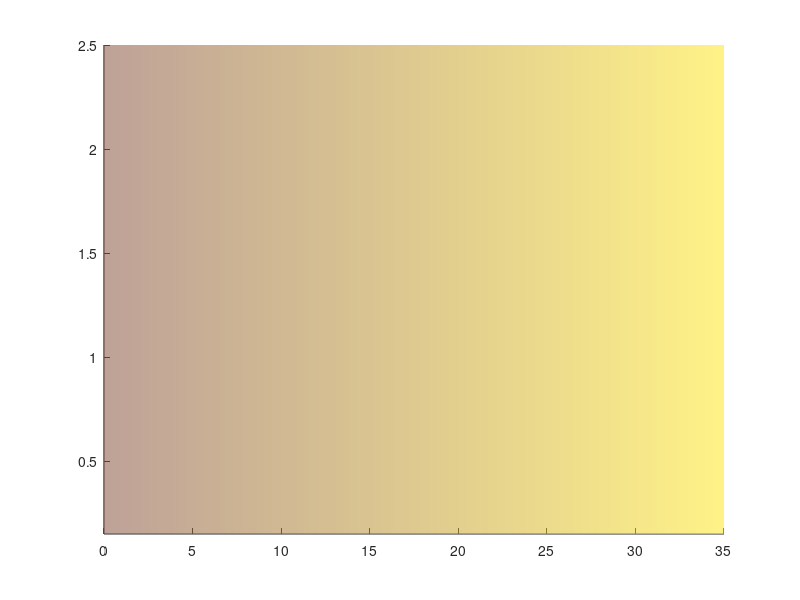

This chart was generated by the following MATLAB code: (Note: this script raises an error after producing the figure.)
%/----------------------------------X------------------------------------/%
%Sam Lowe, ACES (SU) 2019: Plotting Figure 5, Lowe et al. 2019, Nat. Comms
%Latine hypercube model dispersion
%/----------------------------------X------------------------------------/%
close all; clear all
%function [] = RelDisp_Plot_LHS(pindex, titstr)

PAR.MIN(1, :)    = [150,  15.5, 1.4,  60,  70,  1.4,  0.05, 0.05, 0.05, 0.16, 30];
PAR.MAX(1, :)    = [600,  23.5, 1.8,  250, 100, 1.8,  0.40, 0.40, 2.40, 0.30, 50];
PAR.MIN(2, :)    = [450,  16,   1.55, 215, 75,  1.4,  0.60, 0.60, 0.05, 0.16, 30];
PAR.MAX(2, :)    = [1600, 32,   1.9,  690, 105, 1.75, 0.71, 0.71, 2.40, 0.30, 50];
NPARS            = size(PAR.MAX,2);
PAR_HS_RANGE     = zeros(2,NPARS); PAR_RANGE        = zeros(2,NPARS);
CDNC_THRESHOLDS  = [25, 28, 39];   %CDNC % change for albedo ehancement 5%
NSAMP            = 500;
OUTPUT_STRING{1} = '5000_Marine_OPTICS_LHSOUTPUT.mat';
OUTPUT_STRING{2} = 'REV_HYY_5000_Boreal_OPTICS_LHSOUTPUT.mat';
titles{1}        = '\rm a) Marine';  titles{2}        = '\rm b) Boreal';
UNIT_CONV        = [1e6, 1e-3, 1, 1e6, 1e-3, 1, 1, 1, 1, 1e-9, 1e-3 ];
UNIT_CONV        = repmat(UNIT_CONV, NSAMP, 1);
BARWIDTH         = 1.5;
LINW             = 2.5;
NSAMP            = 100;
HIST_NBIN        = 15;
STYLE            = 'stairs';
cpsz             = [20 20];
ALPHABET         = char(97:122); MKER = 'os';
bwidth           = 2;
alpha            = 0.55;        %Back ground transparency
EPS_SURF         = [0.7, 0.3]; %Global fraction surface coverage (marine, continental)
EPS_CLOUD        = [0.7, 0.5]; %Cloud fraction over surface (marine, continental)
XTickLabsFull    = {'     Maximum * supersaturation';...
                    'Smallest activated *         dry size';...
                    '       Cloud droplet * number concentration';...
                    'Liquid water *       path';...
                    'Cloud optical *    thickness';
                    'Cloud-top *   albedo'; '         Shortwave cloud * radiative effect differential'};
PRCS             = 95;         %Percentile for spread metric (and 100 - PRCS)
%Function for replacing "*" with newline for axis labels (XTickLabsFull)
labels           = cellfun(@(x) strrep(x,'*','\newline'), XTickLabsFull,'UniformOutput',false);
COLORS           = [0 0 1; 0 0.67 0.10]; 
COLORS           = [0 0 1; 0 0.77 0.15]; 
YLIMS            = [0.15 2.5]; 
XLIMS            = [0 35];


figure(1); %subplot(5,1,pindex)
patch([-20 XLIMS(2) XLIMS(2) -20], [YLIMS(1) YLIMS(1) YLIMS(2) YLIMS(2)],...
      [-20 XLIMS(2) XLIMS(2) -20], 'FaceColor','interp','EdgeColor','none',...
      'FaceAlpha',alpha); hold on; xlim(XLIMS); ylim(YLIMS)
      colormap(gca,cmocean('balance','Pivot',18))
l1 = line(XLIMS, [1 1]); set(l1,'Linewidth',1.2,'Color',[1 1 1]*0.5, 'Linestyle','-')

t = text(0.8,1.705,'Microphysical','FontSize',14,'FontWeight','bold');
[Xf, Yf] = ds2nfu(gca, [9 19], [1.7125 1.7125]); 
annotation('arrow', Xf,Yf)

t = text(19.5,1.705,'Cloud','FontSize',14,'FontWeight','bold');
[Xf, Yf] = ds2nfu(gca, [23 30.5], [1.7125 1.7125]); 
annotation('arrow', Xf,Yf)

t = text(31,1.705,'Global','FontSize',14,'FontWeight','bold');

t = text(15.5,1.7,['Columnar' newline 'integration'],'FontSize',12,...
        'FontWeight','bold','HorizontalAlignment','Center','Color',[0 0.45 0.74]);
t = text(25.75,1.7,['Droplet' newline 'scattering'],'FontSize',12,...
        'FontWeight','bold','HorizontalAlignment','Center','Color',[0.64 0.08 0.18]);

for ienv = 1:2
clear OUTPUT
    %Load LHS output-------------------------------------------------------
    load(OUTPUT_STRING{ienv});
%     PARAMS              = PAR.MIN(ienv, :) + (PAR.MAX(ienv, :) - PAR.MIN(ienv, :)) ...
%                           .* QUOT_ARRAY;
%     PARAMS              = PARAMS ./ UNIT_CONV; %convert units
%     
    %Concatenate outputs, get stats----------------------------------------
    OUTPUT              = [SMAX; RACT_OUT(:,:,1); CDNC; LIQWATPATH; TAU; ALPHA];
    DELTA_OUTPUT        = 100 * (OUTPUT(2:2:end, :) ./ OUTPUT(1:2:end, :) - 1);
    DIFF_OUTPUT         = OUTPUT(2:2:end, :) - OUTPUT(1:2:end, :);
    
    %Determine forcing differential from alpha differential
    DIFF_FORCING        = 1370 / 4 * DIFF_OUTPUT(6,:) * EPS_SURF (ienv) * EPS_CLOUD (ienv);
    OUTPUT              = [OUTPUT; DIFF_FORCING];
    
    %Specify statistical defintions (average, spread)
    OUTPUT_AVG          = mean(OUTPUT, 2);
    OUTPUT_STD          = var(OUTPUT, [], 2).^ (1/2);
    OUTPUT_SPAN         = prctile(OUTPUT,95,2) - prctile(OUTPUT,5,2);
    OUTPUT_DISP         = abs(OUTPUT_SPAN ./ OUTPUT_AVG);
    
    %Plotting-------------------------------------------------------------
    YPLOT         = OUTPUT(1:13,:)' ./ OUTPUT_AVG(1:13)';
    ERRORB(:,1:2) = [prctile(OUTPUT,PRCS,2), prctile(OUTPUT,100-PRCS,2)];
    x0            = 1;  
    x0store(1)    = 1;
    ymv           = ERRORB(:,1)./OUTPUT_AVG(1:13);
    ypv           = ERRORB(:,2)./OUTPUT_AVG(1:13);
    
    if ienv == 2
        bwidth = bwidth/2; x0store = x0store + bwidth/2;
    end
   
    DISPERSION(:,:,ienv) = [ymv, ypv];

    
    for ii = 1:length(ERRORB)
        ym         = ymv(ii);
        yp         = ypv(ii);
        if ienv == 1
            if mod(ii,2) == 0
                xm = x0; xp = x0 + bwidth; x0 = xp + 1;
                linsty = ':';
            else
                xm = x0; xp = x0 + bwidth; x0 = xp;
                linsty = '-';
            end
            x0store(ii+1) = x0;
        elseif ienv == 2
            xm = x0store(ii); xp = x0store(ii) + bwidth;
            if mod(ii,2) == 0
                linsty = ':';
            else
                linsty = '-';
            end
        end
        
        if ii == 13
            linsty = '--';
        end
      
        
        p(ienv, ii) = patch([xm xp xp xm],[ym ym yp yp],'r'); hold on; box on
        set(p(ienv, ii), 'FaceColor', 'none', 'EdgeColor', COLORS(ienv,:),...
            'Linestyle', linsty, 'Linewidth',2);
        set(gca, 'YGrid', 'off', 'XGrid', 'on')
        %title('Total parametric uncertainties')
    end
    

%ABSOLUTES------------------------------------------------------------
%      figure(2)
%      for ip = 1:6
%         subplot(2, 3, ip)
%         YPLOT = OUTPUT_AVG(2*ip-1:2*ip,:); ERRORB = OUTPUT_SPAN(2*ip-1:2*ip,:)/2;
%         XLABS{1} = XTickLabs{2*ip-1}; XLABS{2} = XTickLabs{2*ip};
%
%         XPLOT = 1:2;
%         if ienv == 2
%             XPLOT = 3:4;
%         end
%
%         for j = 1:2
%         eb_h = errorbar(XPLOT(j),YPLOT(j),ERRORB(j),'Marker',MKER(j),'MarkerSize',10,...
%             'MarkerEdgeColor','k','MarkerFaceColor',COLORS(ienv,:),...
%             'Color',COLORS(ienv,:),'linewidth',1.5,'capsize',cpsz(ienv)); hold on
%         end
%         xlim([0 5]); set(gca,'XTick',[]); ylabel(BOX_YLABS{ip}) %,'XTickLabel',[XLABS XLABS])
%         title(strcat('\rm ',ALPHABET(ip+1),')'))
%      end
%----------------------------------------------------------------------
    
%DISCRETE PROB DENSITY FUNCTIONS---------------------------------------
%     figure(2 + ienv)
%     for io = 1:12
%         subplot(4,6,io)
%         h(io)    = histogram(OUTPUT(io,:), HIST_NBIN,'Normalization', 'pdf',...
%                       'DisplayStyle',STYLE, 'Linewidth', LINW,'EdgeColor','k'); hold on
%
%         h(io+24) = histogram(OUTPUT_HS(io,:), HIST_NBIN,'Normalization', 'pdf',...
%                       'DisplayStyle',STYLE, 'Linewidth', LINW/2,'EdgeColor','r');
%         xlabel(XTickLabs{io})
%     end
%     title(titles{ienv})
%---------------------------------------------------------------------
    
end
save('Figure5_data.mat','DISPERSION')


xtix      = x0store(2:2:end) - bwidth/2; 
xtix(end) = xtix(end) - bwidth;

figure(1)
%set(gca,'XTick',xtix,'XTickLabel', xtix, 'XTickLabelRotation', 45,'Xgrid','on')
set(gca,'XTick',xtix,'XTickLabel', labels, 'XTickLabelRotation', 0,'Xgrid','on',...
    'YTick',0.25:0.25:2.5,'YLim',[0.15 2.5])

ylabel('Mean-normalised parameteric uncertainties');

figure(1)
h = zeros(5, 1);
h(1) = plot(-5,-5,'k','Linewidth',2);
h(2) = plot(-5,-5,':k','Linewidth',2);
h(3) = plot(-5,-5,'--k','Linewidth',2);
h(4) = plot(-5,-5,'color',COLORS(1,:),'Linewidth',2);
h(5) = plot(-5,-5,'color',COLORS(2,:),'Linewidth',2);

legend(h, 'Bulk Köhler (BK)','Approx. compressed film (CF)','CF-BK differential',...
       'Marine','Boreal','Location','South','NumColumns',2)
       legend boxoff;

%end
       
%--------------------------------------------------------------------------      
%CODE GRAVEYARD------------------------------------------------------------

%title(strcat('\rm ',ALPHABET(1),')'));
%leg = legend('Marine BK', 'Marine CF', 'Boreal BK', 'Boreal CF',...
%'NumColumns', 2,'Location','Northeast');
%legend boxoff;

%'\Delta_{CDNC}';    '\Delta_{S_{max}}'; '\Delta_{r^*}';...
%'\delta_{CDNC}';    '\delta_{S_{max}}'; '\delta_{r^*}';...
%'\Delta_{\alpha}';  '\Delta_{\tau}';    '\Delta_{LWP}';...
%'\delta_{\alpha}';  '\delta_{\tau}';    '\delta_{LWP}'};

%XPLOT = [1:2:13]; XPLOT = sort([XPLOT, XPLOT+0.5]);

% patch([0 15 15 0], [0.5 0.5 1.5 1.5],[0 15 15 0],'FaceColor','interp','EdgeColor','none','FaceAlpha',alpha); hold on
% colormap(gca,cmocean('ice')); ax1 = gca
% ax2 = axes('Position',get(ax1,'Position'))
% patch(ax2,[15 30 30 15], [0.5 0.5 1.5 1.5],[15 30 30 15],'FaceColor','interp','EdgeColor','none','FaceAlpha',alpha)
% colormap(ax2,cmocean('amp'))
% linkaxes([ax1, ax2]); ax2.Visible = 'off';

%COLORS       = [0.00, 0.45, 0.74;...
%                0.47, 0.67, 0.19;...
%                0.85, 0.33, 0.1];
%--------------------------------------------------------------------------      
%--------------------------------------------------------------------------      

